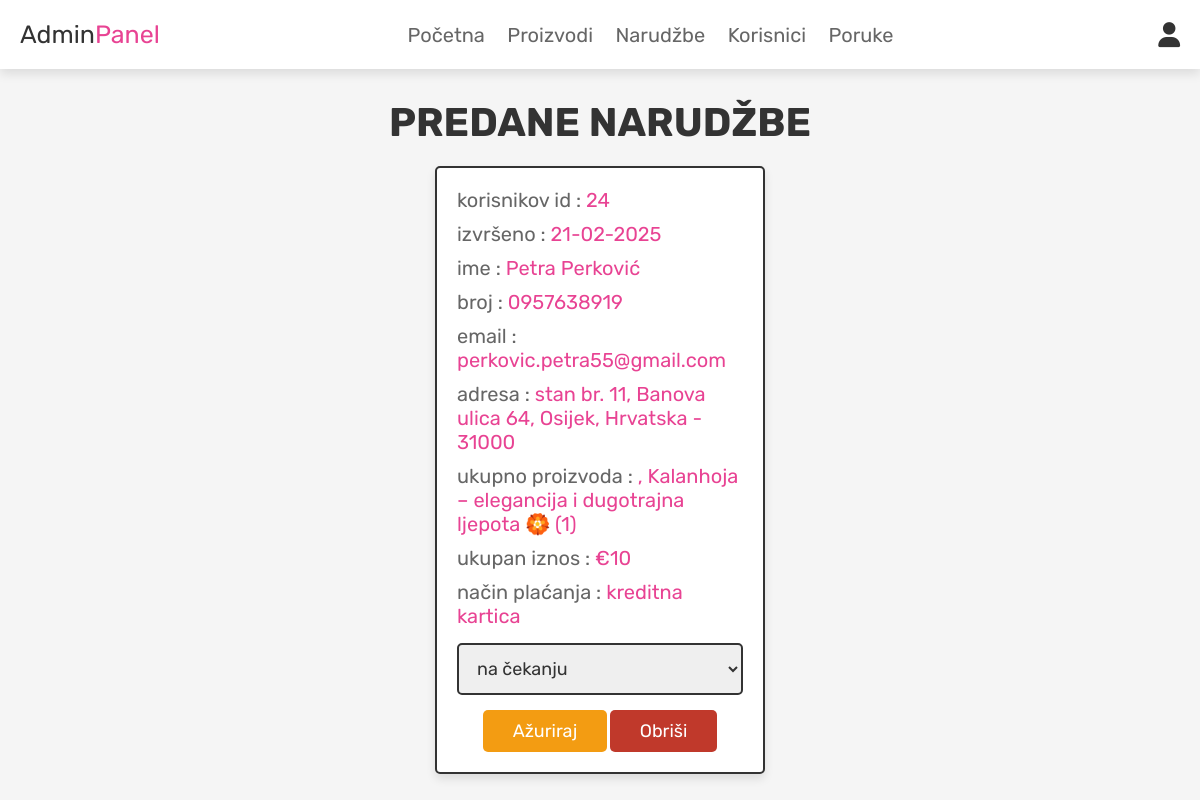
Screenshot of /admin_orders.php (signed in) with the database file from the repository.
### tables this page shows
CREATE TABLE `orders` (
  `id` int(100) NOT NULL,
  `user_id` int(100) NOT NULL,
  `name` varchar(100) NOT NULL,
  `number` varchar(12) NOT NULL,
  `email` varchar(100) NOT NULL,
  `method` varchar(50) NOT NULL,
  `address` varchar(500) NOT NULL,
  `total_products` varchar(1000) NOT NULL,
  `total_price` int(100) NOT NULL,
  `placed_on` varchar(50) NOT NULL,
  `payment_status` varchar(20) NOT NULL DEFAULT 'na čekanju'
);

### admin_orders.php (the view, shortened to what this page needs)
<?php
@include 'config.php';
?>
<!DOCTYPE html>
<html lang="en">
<head>
   <link rel="stylesheet" href="https://cdnjs.cloudflare.com/ajax/libs/font-awesome/6.0.0/css/all.min.css">
   <link rel="stylesheet" href="css/admin_style.css">
</head>
<body>
<?php @include 'admin_header.php'; ?>
<section class="placed-orders">
   <h1 class="title">predane narudžbe</h1>
   <div class="box-container">
      <?php
      $select_orders = mysqli_query($conn, "SELECT * FROM `orders`") or die('query failed');
      if(mysqli_num_rows($select_orders) > 0){
         while($fetch_orders = mysqli_fetch_assoc($select_orders)){
      ?>
      <div class="box">
         <p> korisnikov id : <span><?php echo $fetch_orders['user_id']; ?></span> </p>
         <p> izvršeno : <span><?php echo $fetch_orders['placed_on']; ?></span> </p>
         <p> ime : <span><?php echo $fetch_orders['name']; ?></span> </p>
         <p> broj : <span><?php echo $fetch_orders['number']; ?></span> </p>
         <p> email : <span><?php echo $fetch_orders['email']; ?></span> </p>
         <p> adresa : <span><?php echo $fetch_orders['address']; ?></span> </p>
         <p> ukupno proizvoda : <span><?php echo $fetch_orders['total_products']; ?></span> </p>
         <p> ukupan iznos : <span>€<?php echo $fetch_orders['total_price']; ?></span> </p>
         <p> način plaćanja : <span><?php echo $fetch_orders['method']; ?></span> </p>
         <form action="" method="post">
            <select name="update_payment">
               <option disabled selected><?php echo $fetch_orders['payment_status']; ?></option>
            </select>
            <input type="submit" name="update_order" value="ažuriraj" class="option-btn">
            <a href="admin_orders.php?delete=<?php echo $fetch_orders['id']; ?>" class="delete-btn" onclick="return confirm('izbrisati ovu narudžbu?');">obriši</a>
         </form>
      </div>
      <?php
         }
      }else{
         echo '<p class="empty">NEMA JOŠ NARUDŽBI!</p>';
      }
      ?>
   </div>
</section>
</body>
</html>

### css/admin_style.css (style rules this page uses)
:root { --pink:#e84393; --red:#c0392b; --orange:#f39c12; --black:#333; --white:#fff; --light-color:#666; --light-white:#ccc; --light-bg:#f5f5f5; --border:.2rem solid var(--black); --box-shadow:0 .5rem 1rem rgba(0,0,0,.1); }
* { font-family: 'Rubik', sans-serif; margin:0; padding:0; box-sizing: border-box; outline: none; border:none; text-decoration: none; transition:all .2s linear; }
html { font-size: 62.5%; overflow-x: hidden; scroll-behavior: smooth; scroll-padding-top: 6.5rem; }
body { background: var(--light-bg); }
section { padding:3rem 2rem; }
.title { text-align: center; margin-bottom: 2rem; color:var(--black); text-transform: uppercase; font-size: 4rem; }
.btn, .delete-btn, .option-btn { display: inline-block; border-radius: .5rem; margin-top: 1rem; font-size: 1.8rem; color:var(--white); cursor: pointer; padding:1rem 3rem; text-transform: capitalize; }
.delete-btn { background-color: var(--red); }
.option-btn { background-color: var(--orange); }
.placed-orders .box-container { display: grid; grid-template-columns: repeat(auto-fit, 33rem); gap:1.5rem; align-items: flex-start; max-width: 1200px; margin: 0 auto; justify-content: center; }
.placed-orders .box-container .box { padding:2rem; border:var(--border); background-color: var(--white); box-shadow: var(--box-shadow); border-radius: .5rem; }
.placed-orders .box-container .box p { margin-bottom: 1rem; font-size: 2rem; color:var(--light-color); }
.placed-orders .box-container .box p span { color:var(--pink); }
.placed-orders .box-container .box form { margin-top: 1rem; text-align: center; }
.placed-orders .box-container .box form select { width: 100%; border:var(--border); padding:1.2rem 1.4rem; font-size: 1.8rem; color:var(--black); border:var(--border); border-radius: .5rem; margin:.5rem 0; }

### rows the page displays
orders: user "24", placed_on "21-02-2025", name "Petra Perković", number "0957638919", email "perkovic.petra55@gmail.com", address "stan br. 11, Banova ulica 64, Osijek, Hrvatska - 31000", total_products ", Kalanhoja – elegancija i dugotrajna ljepota 🏵️ (1)", total_price "10", method "kreditna kartica", update_payment "na čekanju"
